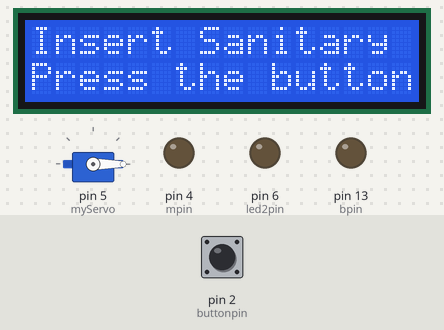
Simulated run of this sketch. Board: Arduino Uno, built with avr-gcc and run on an emulated ATmega328P. Shown: servo, 16×2 character LCD, output pins drawn as LEDs (lit = HIGH). The inputs (shaded band) are chosen by the test bench; at power-on: pin 2 (buttonpin) LOW.

Above: at 1.2 s.
1.3 s: pin 2 (buttonpin) pulled HIGH for 0.15 s
At 2.2 s:
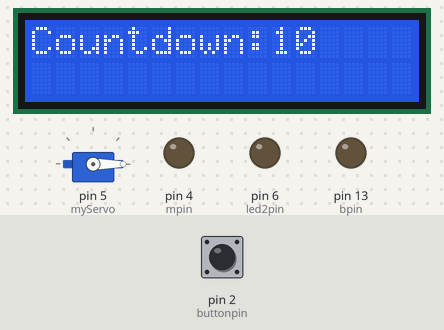
At 13.6 s:
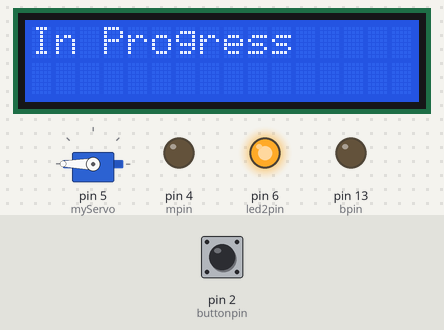
Timing chart, 0 to 38.9 s (numbered marks = the images above; inputs shaded):
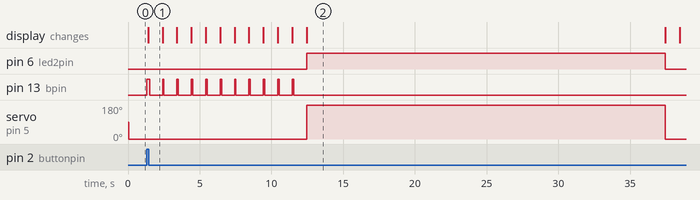

Measured:
- after the input at 1.3 s, pin 6 (led2pin): LOW → HIGH after 11.1 s, → LOW 25.0 s later; pin 13 (bpin): LOW → HIGH at once, then repeats every 1.0 s: LOW 0.90 s, HIGH 0.10 s, until it stays LOW from 11.5 s; servo on pin 5 (myServo): 0° → 180° after 11.1 s, → 0° 25.0 s later; the display: changes after 0.10 s (image 1)

The sketch:

BMW-SI.ino
```cpp
#include <Servo.h>
#include <LiquidCrystal.h>
LiquidCrystal lcd(7,8,9,10,11,12);
int buttonpin = 2;
int mpin = 4;
Servo myServo;
int led2pin = 6;
int bpin = 13;

void setup(){
  pinMode(bpin, OUTPUT);
  pinMode(buttonpin, INPUT);
  pinMode(mpin,OUTPUT);
  pinMode(led2pin, OUTPUT);
  myServo.attach(5);

  lcd.begin(16, 2);
  lcd.setCursor(0, 0);
  lcd.print("Insert Sanitary Pad");
  lcd.setCursor(0,1);
  lcd.print("Press the button");
  digitalWrite(bpin, LOW);
  digitalWrite(mpin, LOW);
  digitalWrite(led2pin, LOW);
  myServo.write(0);


}

void loop() {
  if (digitalRead(buttonpin) == HIGH)
  {
    digitalWrite(bpin, HIGH);
    delay(100);
    digitalWrite(bpin, LOW);
    countdown();
    lcd.clear();
    lcd.setCursor(0, 0);
    lcd.print("In Progress");
    myServo.write(180);
    digitalWrite(mpin, LOW);
    digitalWrite(led2pin, HIGH);
    delay(25000);
    digitalWrite(mpin, LOW);
    myServo.write(0);
    digitalWrite(led2pin, LOW);
    lcd.clear();
    lcd.setCursor(0, 0);
    count2down();
    lcd.clear();
    lcd.print("Dispose Ashes");
    digitalWrite(bpin, HIGH);
    delay(2000);
    digitalWrite(bpin, LOW);

    delay(10000);
    lcd.clear();
    lcd.setCursor(0, 0);
    lcd.print("Insert Sanitary Pad");
    lcd.setCursor(0, 1);
    lcd.print("Press the button");

  }
}
void countdown(){
  for(int i = 10;i >= 0; i--){
    lcd.clear();
    lcd.setCursor(0, 0);
    lcd.print("Countdown:");
    lcd.print(i);
    digitalWrite(bpin, HIGH);
    delay(100);
    digitalWrite(bpin, LOW);
    delay(900);

  }

}
void count2down(){
  for(int j = 90;j >= 0; j--){
    lcd.clear();
    lcd.setCursor(0,0);
    lcd.print("Please Wait");
    lcd.setCursor(0,1);
    lcd.print(j);

    delay(1000);
  }
}
```
